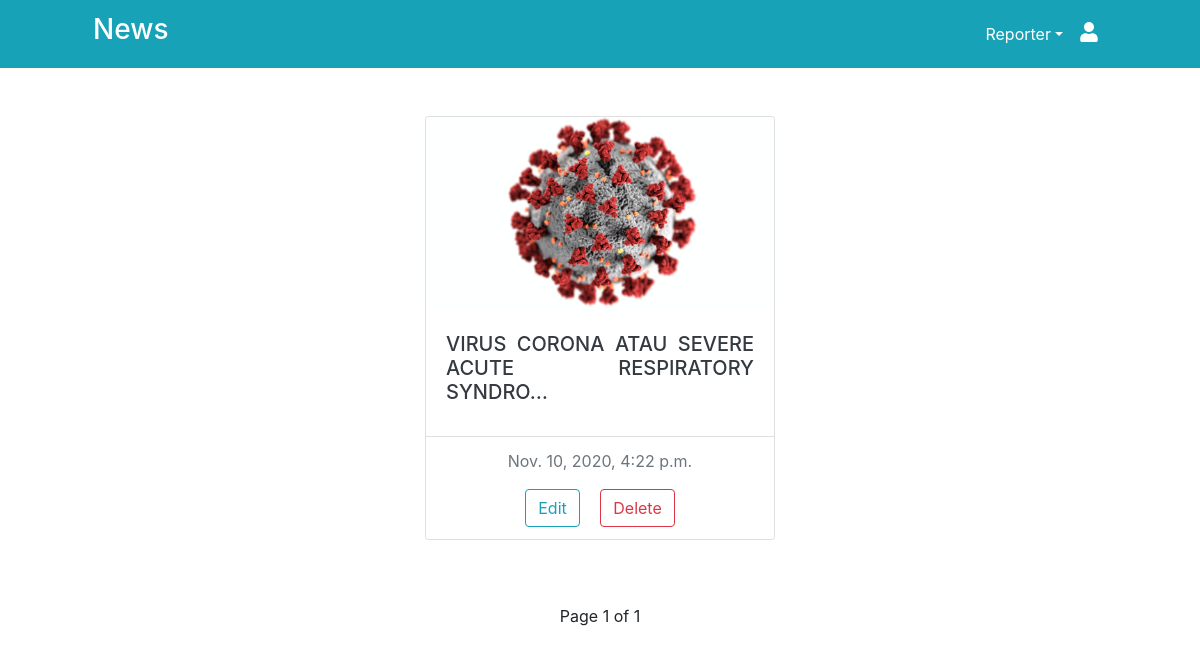
/reporter/my-post/ (signed in), run on the app's committed database.
### home/models.py (models this page shows, shortened)
class Blog(models.Model):
    title = models.CharField(max_length=100)
    date_add = models.DateTimeField(auto_now_add=True)
    image = models.ImageField(upload_to='static/img/blog/%Y/%m/%d/', height_field=None, width_field=None, max_length=None)
    reporter = models.ForeignKey(AUTH_USER_MODEL, on_delete=models.CASCADE)
    content = models.TextField()
    categorie = models.ForeignKey(Category, on_delete=models.CASCADE)
    status = models.BooleanField(default=True)
    viewer = models.IntegerField(default=0)
    class Meta:
        verbose_name = "Blog"
        verbose_name_plural = "Blogs"

### reporter/views.py (the view)
# urls.py: path('my-post/', views.my_post, name='my-post'),
def my_post(request):
    if request.user.is_authenticated and request.user.is_reporter == True:
        getData = Blog.objects.filter(reporter=request.user.id, status=True)
        paginator = Paginator(getData, 20)
        pageNum = request.GET.get('page')
        data = paginator.get_page(pageNum)
        return render(request, 'reporter/mypost.html', {
            'data': data,
        })
    else:
        return redirect('home:dont-have-access')

### templates/reporter/mypost.html (shortened to what this page needs)
{% extends 'base-reporter.html' %}
{% load static %}
{% block content %}
<div class="container my-5">
    <div class="row justify-content-around">
        {% for i in data %}
        <div class="col-sm-4">
            <div class="card mb-3 mx-auto">
                <a href="../../post/{{i.id}}/">
                    <img src="../../{{i.image}}" alt="{{i.title}}" class="card-img-top">
                    <div class="card-body">
                        <h5 class="card-title text-uppercase text-dark text-break text-justify">
                            {{ i.title|truncatechars:50 }}
                        </h5>
                    </div>
                </a>
                <div class="card-footer text-center bg-white">
                    <p class="text-muted">{{i.date_add}}</p>
                    <a href="../edit-post/{{i.id}}/" class="btn btn-outline-info mr-3">Edit</a>
                    <a href="../delete-post-confirm/{{i.id}}/" class="btn btn-outline-danger">Delete</a>
                </div>
            </div>
        </div>
        {% endfor %}
    </div>
</div>
<div class="container my-3">
    <div class="row">
        <div class="col text-center">
            <span>Page {{data.number}} of {{data.paginator.num_pages}}</span>
        </div>
    </div>
</div>
{% endblock content %}

### data on the page
Blog: image (picture), title "VIRUS CORONA ATAU SEVERE ACUTE RESPIRATORY SYNDRO…", date_add "Nov. 10, 2020, 4:22 p.m."

### other printed values
{{ data.number }} "1"
{{ data.paginator.num_pages }} "1"
